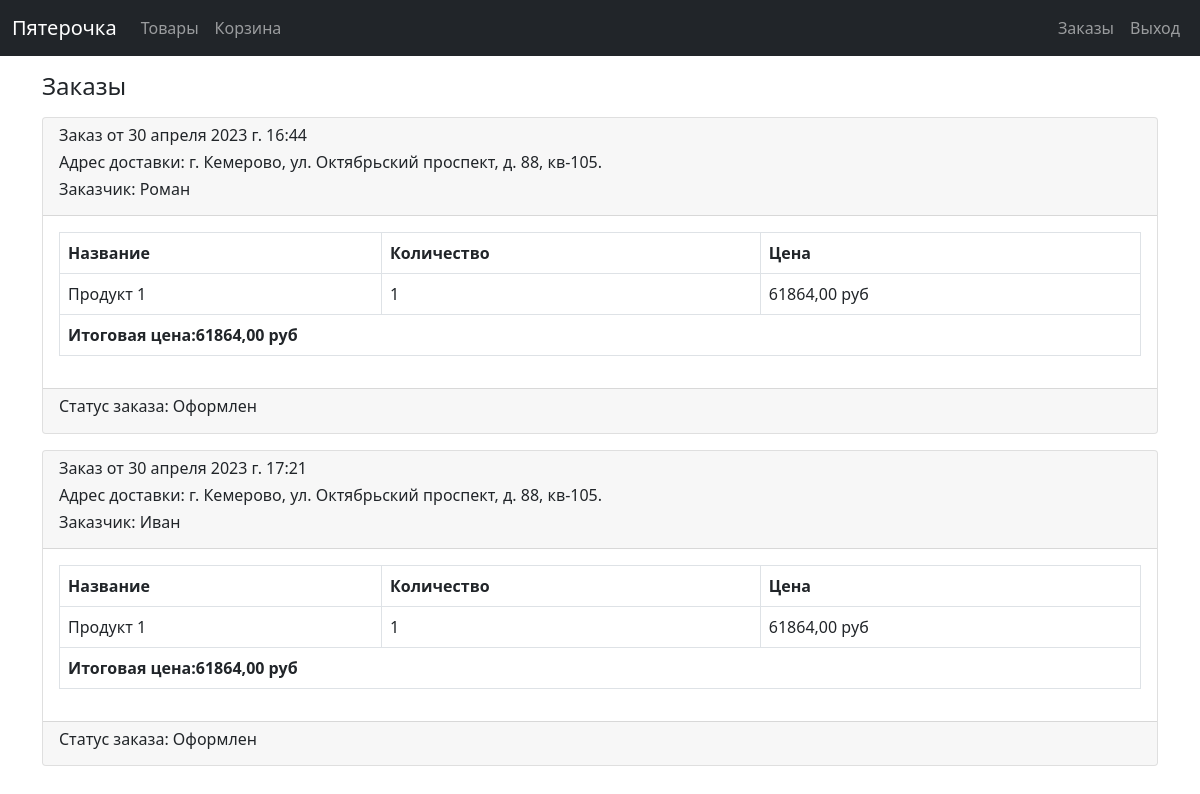
Page /order/list (signed in) on the earlier database version.
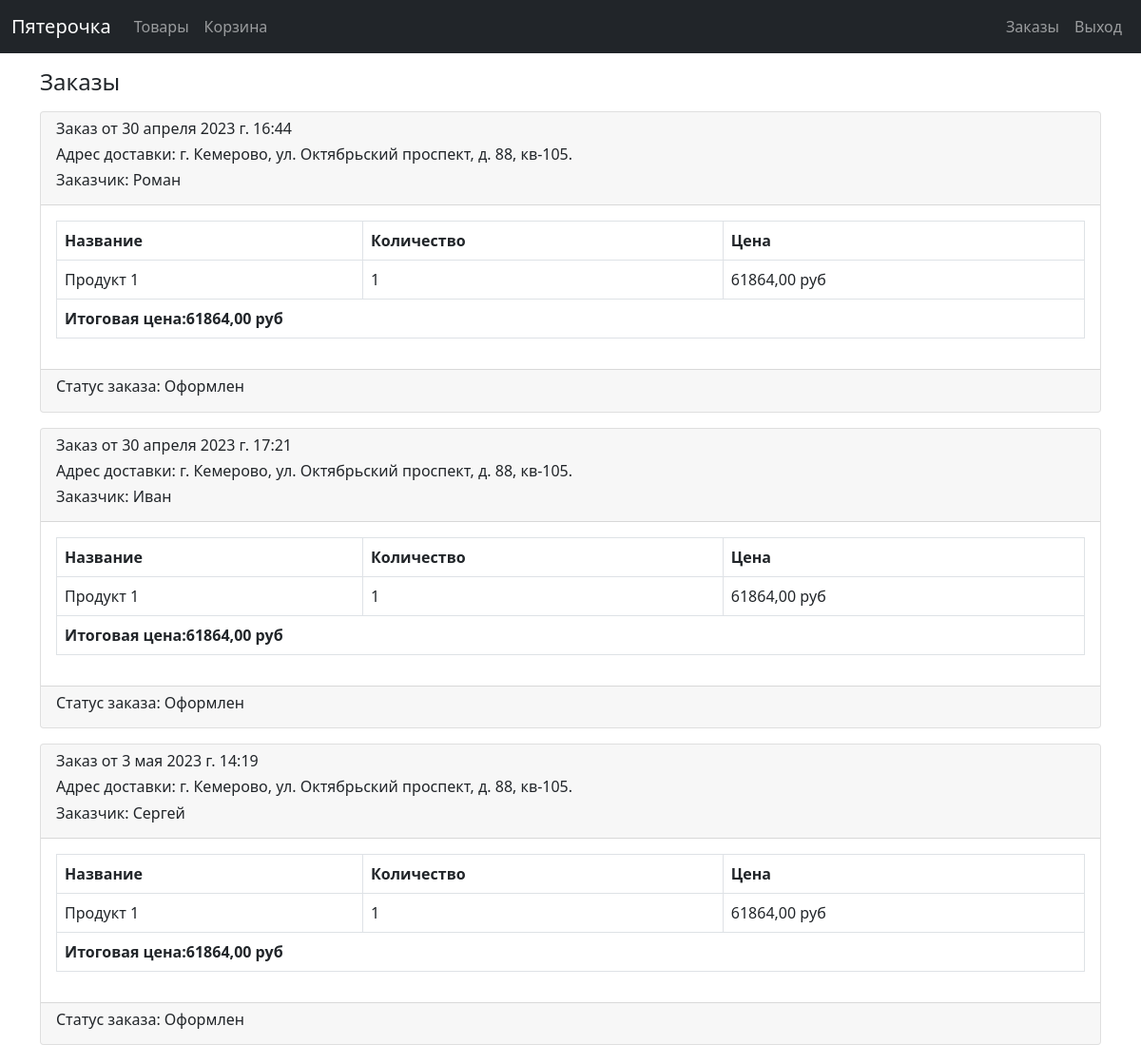
Same page on the later database version.
### application/models.py (models this page shows)
class Order(models.Model):
    order_date = models.DateTimeField(
        null=False, blank=False, verbose_name="Дата заказа", auto_now_add=True
    )
    customer_name = models.CharField(
        null=False,
        blank=False,
        verbose_name="Имя заказчика",
        default="",
        max_length=100,
    )
    date_receiving = models.DateTimeField(
        null=True, blank=True, verbose_name="Дата получения"
    )
    phone = models.CharField(
        verbose_name="Номер мобильного телефона", max_length=11, null=False, blank=False
    )
    status = models.ForeignKey(
        "OrderStatus",
        null=False,
        blank=False,
        verbose_name="Статус заказа",
        on_delete=models.RESTRICT,
    )
    address = models.ForeignKey(
        "Address", null=False, verbose_name="Адрес досатвки", on_delete=models.RESTRICT
    )
    class Meta:
        db_table = "orders"
        verbose_name = "Заказ"
        verbose_name_plural = "Заказы"

class Address(models.Model):
    city = models.CharField(
        verbose_name="Город",
        null=False,
        blank=False,
        max_length=100,
    )
    street = models.CharField(
        verbose_name="Улица", null=False, blank=False, max_length=100
    )
    house = models.CharField(verbose_name="Дом", max_length=10, null=False, blank=False)
    entrance = models.IntegerField(verbose_name="Подъезд", null=False, blank=False)
    apartment = models.IntegerField(verbose_name="Квартира", null=False, blank=False)
    user = models.OneToOneField(
        "User",
        null=True,
        verbose_name="Пользователь",
        on_delete=models.RESTRICT,
        blank=True,
    )
    def __str__(self):
        return (
            f"г. {self.city}, ул. {self.street}, д. {self.house}, кв-{self.apartment}."
        )
    class Meta:
        db_table = "addresses"
        verbose_name = "Адрес доставки"
        verbose_name_plural = "Адреса доставки"

class ProductOrder(models.Model):
    product = models.ForeignKey(
        "Product",
        on_delete=models.RESTRICT,
        verbose_name="Товар",
        null=False,
        blank=False,
    )
    order = models.ForeignKey(
        "Order",
        on_delete=models.RESTRICT,
        verbose_name="Заказ",
        null=False,
        blank=False,
        related_name="products_orders",
    )
    count = models.IntegerField(verbose_name="Количество", null=False, default=1)
    price = models.FloatField(null=False, blank=False, verbose_name="Цена")
    class Meta:
        db_table = "products_orders"
        verbose_name = "товар в заказе"
        verbose_name_plural = "Товары в заказах"

class Product(models.Model):
    name = models.CharField(
        verbose_name="Наименование", null=False, blank=False, max_length=100
    )
    price = models.FloatField(verbose_name="Цена", blank=False, null=False)
    count = models.IntegerField(
        verbose_name="Количество товара", null=False, blank=False
    )
    class Meta:
        db_table = "products"
        verbose_name = "Товар"
        verbose_name_plural = "Товары"

class OrderStatus(models.Model):
    name = models.CharField(
        verbose_name="Название", null=False, blank=False, max_length=20
    )
    def __str__(self):
        return self.name
    class Meta:
        db_table = "order_statuses"
        verbose_name = "Статус заказа"
        verbose_name_plural = "Статусы заказов"

### application/views.py (the view)
# urls.py: path("order/list", OrderListView.as_view(), name="order_list"),
class OrderListView(ListView):
    model = Order
    queryset = (
        Order.objects.select_related("status", "address")
        .prefetch_related("products_orders__product")
        .annotate(
            total_price=Sum(F("products_orders__price") * F("products_orders__count"))
        )
    )
    template_name = "orders/list.html"
    def get_queryset(self):
        if self.request.user.is_authenticated:
            return self.queryset.filter(address__user_id=self.request.user.pk)
        elif "phone" in self.request.session:
            return self.queryset.filter(phone=self.request.session["phone"])

### application/templates/orders/list.html (shortened to what this page needs)
{% extends 'base.html' %}
{% block content %}
    <h4 class="mt-3">Заказы</h4>
    {% for order in object_list %}
        <div class="card mt-3">
            <div class="card-header">
               <h6> Заказ от {{order.order_date}}</h6>
                <h6> Адрес доставки: {{order.address}}</h6>
                <h6>Заказчик: {{order.customer_name}}</h6>
            </div>
            <div class="card-body">
                <table class="table table-bordered">
                    <thead>
                        <tr>
                            <th>Название</th>
                            <th>Количество</th>
                            <th>Цена</th>
                        </tr>
                    </thead>
                    <tbody>
                        {% for pr_order in order.products_orders.all %}
                            <tr>
                                <td>
                                    {{pr_order.product.name}}
                                </td>
                                <td>
                                    {{pr_order.count}}
                                </td>
                                <td>
                                    {{pr_order.price|floatformat:"2"}} руб
                                </td>
                            </tr>
                        {% endfor %}
                        <tr>
                            <th colspan="3">
                                Итоговая цена:{{order.total_price|floatformat:"2"}}  руб
                            </th>
                        </tr>
                    </tbody>
                </table>
            </div>
            <div class="card-footer">
                <h6>Статус заказа: {{order.status}}</h6>
            </div>
    </div>
    {% endfor %}
{% endblock %}

### application/templates/base.html (shortened to what this page needs)
<!DOCTYPE html>
<html lang="en">
<head>
    <link href="https://cdn.jsdelivr.net/npm/bootstrap@5.0.2/dist/css/bootstrap.min.css" rel="stylesheet">
</head>
<body>
<nav class="navbar navbar-expand-lg navbar-dark bg-dark">
    <div class="container-fluid">
         <a href="#" class="navbar-brand">Пятерочка</a>
         {% include 'menu.html' %}
    </div>
</nav>
    <div class="container container-fluid">
        {% block content %}
        {% endblock %}
    </div>
</body>
</html>

### application/templates/menu.html (shortened to what this page needs)
<div class="collapse navbar-collapse ">
    <ul class="navbar-nav left">
        <li class="nav-item">
            <a class="nav-link" href="{% url 'application:products' %}">
                Товары
            </a>
        </li>
        <li class="nav-item">
            <a href="{% url 'application:bucket' %}" class="nav-link ">
                Корзина
            </a>
        </li>
    </ul>
</div>
<div class="collapse navbar-collapse flex-row-reverse">
    <ul class="navbar-nav">
        <li class="nav-item">
            <a class="nav-link" href="{% url 'application:order_list' %}">Заказы</a>
        </li>
        <li class="nav-item">
           {% if request.user.is_authenticated %}
                <a class="nav-link" href="{% url 'logout' %}">Выход</a>
               {% else %}
                    <a href="{% url 'login' %}" class="nav-link">Вход</a>
           {% endif %}
        </li>
    </ul>
</div>

Differences in the rows shown:
added Order: order_date "3 мая 2023 г. 14:19", address "г. Кемерово, ул. Октябрьский проспект, д. 88, кв-105.", customer_name "Сергей", total_price "61864,00", status "Оформлен"
added ProductOrder: product.name "Продукт 1", count "1", price "61864,00", shown under "3 мая 2023 г. 14:19"
